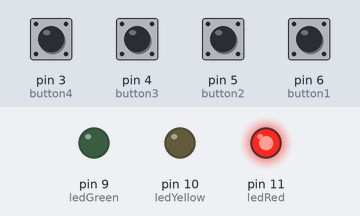
This sketch was run on a simulated Arduino Uno, built with avr-gcc and run on an emulated ATmega328P. Shown: output pins drawn as LEDs (lit = HIGH). Inputs (shaded band) come from the test bench; at power-on: pin 3 (button4), pin 4 (button3), pin 5 (button2), pin 6 (button1) LOW. What the sketch prints to the serial monitor is not drawn.

Above: at 1.2 s.
1.3 s: pin 3 (button4) pulled HIGH for 0.15 s
At 1.9 s:
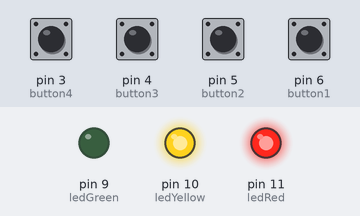
Timing chart, 0 to 4.3 s (numbered marks = the images above; inputs shaded):
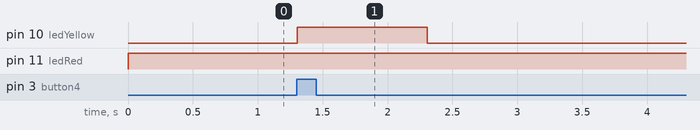

Measured:
- after the input at 1.3 s, pin 10 (ledYellow): LOW → HIGH at once, → LOW 1.0 s later

The sketch:

lock.ino
```cpp
//Four button combination lock
//Zheljko Nenadikj
//Performing robots
//14.09.2020


//Pins for the buttons
const int button4 = 3;
const int button3 = 4;
const int button2 = 5;
const int button1 = 6;

//Pins for the LEDs
const int ledGreen =  9;
const int ledYellow =  10;
const int ledRed =  11;

//States of the buttons (0 = not pressed, 1 = pressed)
int state1 = 0;
int state2 = 0;
int state3 = 0;
int state4 = 0;

//Value for each button (starts with 0, assigned in if statement)
int a = 0;
int b = 0;
int c = 0;
int d = 0;
int i = 0; //Position counter

int code[4]; //An array with 4 empty slots


void setup() {

  Serial.begin(9600);  //Serial monitor setup

  //Assigning the buttons as input
  pinMode(button1, INPUT);
  pinMode(button2, INPUT);
  pinMode(button3, INPUT);
  pinMode(button4, INPUT);

  //Assigning the LEDs as output
  pinMode(ledGreen, OUTPUT);
  pinMode(ledYellow, OUTPUT);
  pinMode(ledRed, OUTPUT);
}

void loop() {

  //Assigning the state of the buttons
  state1 = digitalRead(button1);
  state2 = digitalRead(button2);
  state3 = digitalRead(button3);
  state4 = digitalRead(button4);

  //What to do if the button is pressed?
  if (state1 == HIGH) {
    digitalWrite(ledYellow, HIGH);  //Make the yellow LED glow for 1 second.
    a = 1;
    code[i] = a;                    //Assign the button's value at position i in the list
    i++;                            //Increase the position counter
    delay(1000);                    //Wait 1 second
  }
  else {
    digitalWrite(ledYellow, LOW);   //Turn of the yellow LED
  }

  //The concept is the same for all 4 buttons
  if (state2 == HIGH) {
    digitalWrite(ledYellow, HIGH);
    b = 2;
    code[i] = b;
    i++;
    delay(1000);
  }
  else {
    digitalWrite(ledYellow, LOW);
  }

  if (state3 == HIGH) {
    digitalWrite(ledYellow, HIGH);
    c = 3;
    code[i] = c;
    i++;
    delay(1000);

  }
  else {
    digitalWrite(ledYellow, LOW);
  }

  if (state4 == HIGH) {
    digitalWrite(ledYellow, HIGH);
    d = 4;
    code[i] = d;
    delay(1000);
    i++;
  }
  else {
    digitalWrite(ledYellow, LOW);
  }

  //If these specific numbers are at their positions in the list, that means the code is correct.
  if (code[0] == 4 && code[1] == 2 && code[2] == 1 && code[3] == 3) {
    digitalWrite(ledGreen, HIGH);                                         //Green LED lights up to indicate an open lock

    digitalWrite(ledRed, LOW);                                            //Red LED stops glowing indicating an open lock
  }
  else {
    digitalWrite(ledRed, HIGH);                                           //Red LED still glows meaning the combination code is not yet correct
  }

  for (byte j = 0; j < 5; j = j + 1) {                                    //Checking the code in the serial monitor(unnecesary for the program's functionality)
    Serial.print(code[j]);
  }

  Serial.println("'");
}


//4213                                                                   //This is the code
```
